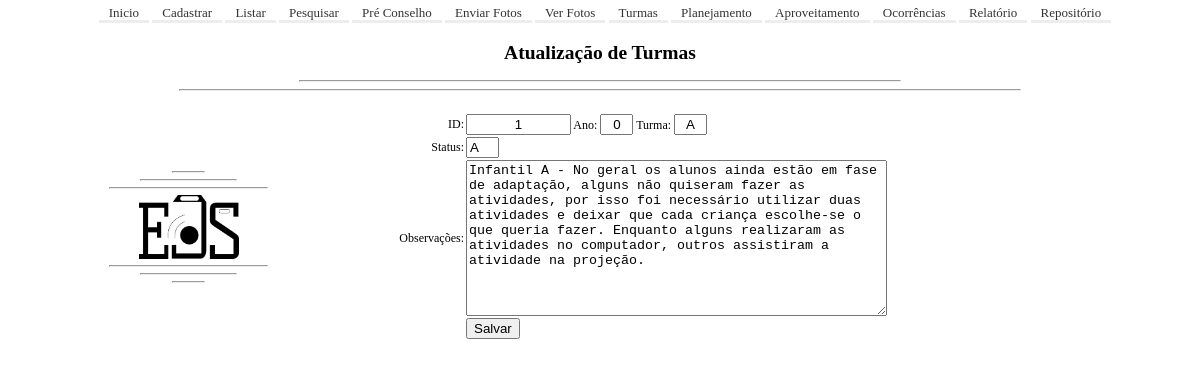
/editarTurma.php?ID=1, run on the app's committed database.
### tables this page shows
CREATE TABLE `tb_turma` (
  `ID` int(2) NOT NULL,
  `ano` int(1) NOT NULL,
  `turma` varchar(1) NOT NULL,
  `status` varchar(1) NOT NULL,
  `obs` varchar(999) NOT NULL
);

### editarTurma.php (the view, shortened to what this page needs)
<?php
include './conf.php';
if($_SERVER['REQUEST_METHOD']=='GET') {
	if(isset($_GET['ID'])){
		$ID = $_GET['ID'];
		$sql = "select * from tb_turma where ID = $ID";
		$result = mysqli_query($connection, $sql);
   	while($row = mysqli_fetch_array($result,MYSQLI_ASSOC)) {
      	$ID = $row['ID'];
      	$ano = $row['ano'];
      	$turma = $row['turma'];
		$status = $row['status'];
		$obs = $row['obs'];
		}
	}
echo
	'<html>
	<head>
	<title>Atualização de Turmas</title>
	</head>
	<body>
		<div align="center"><h2>Atualização de Turmas</h2><hr width="50%"><hr width="70%"></div>
			<form method="POST" action="?id=18" onchange="form.submit()">
				<div align="center">
					<br><table border="0">
						<tr>
							<td rowspan="7" align="center" width="315"><hr width="10%"><hr width="30%"><hr width="50%">
							<img src="../uploads/logoNew.png" width="100">
								<hr width="50%">
								<hr width="30%">
								<hr width="10%">
							</td>
						</tr>
						<tr>
							<td align="right" width="116" >ID:
							</td>
							<td>
								<input style="text-align:center" type="text" size="10" name="textID" value="'.$ID.'"> Ano:
								<input style="text-align:center" type="text" size="1" name="textAno" value="'.$ano.'"> Turma:
								<input style="text-align:center" type="text" size="1" name="textTurma" value="'.$turma.'">
							</td>
						</tr>
						<tr>
							<td align="right" width="116" >Status:
							</td>
							<td>
								<input type="text" size="1" name="textStatus" value="'.$status.'">
							</td>
						</tr>
						<tr>
							<td align="right" width="116" >Observações:</td>
							<td>
								<textarea rows="10" name="textObs" cols="50">'.$obs.'</textarea>
							</td>
						</tr>
						<tr>
							<td align="center" valign="top" >
								&nbsp;</td>
							<td valign="top">
								<input type="submit" value="Salvar" name="btnSalvar"</center></td>
						</tr>
					</table>
					</div>
		</form>
	</body>
</html>
';
}
?>

### main.css (style rules this page uses)
html, body { min-height: 100%; height: 100%; }
body { font-family: monospace; font:80% Tahoma; margin: 0; padding: 0; font-size: 13px; }
table { border-collapse: collapse; width: 95%; margin: 0; padding: 0; font-size: 12px; overflow: hidden; }

### data on the page
tb_turma: textID "1", textAno "0", textTurma "A", textStatus "A", textObs "Infantil A - No geral os alunos ainda estão em fase de adaptação, alguns não quiseram fazer as atividades, por isso foi necessário utilizar duas atividades e deixar que cada criança escolhe-se o que queria fazer. Enquanto alguns realizaram as atividades no computador, outros assistiram a atividade na projeção."
